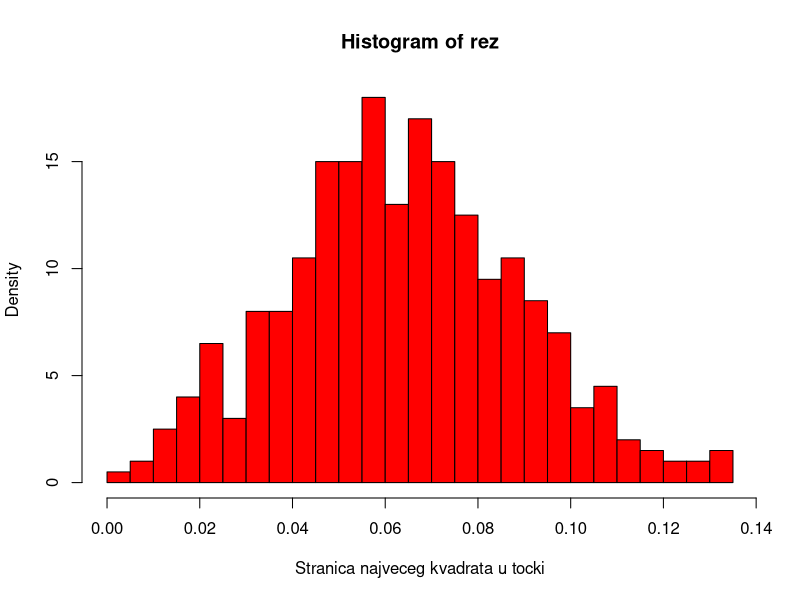
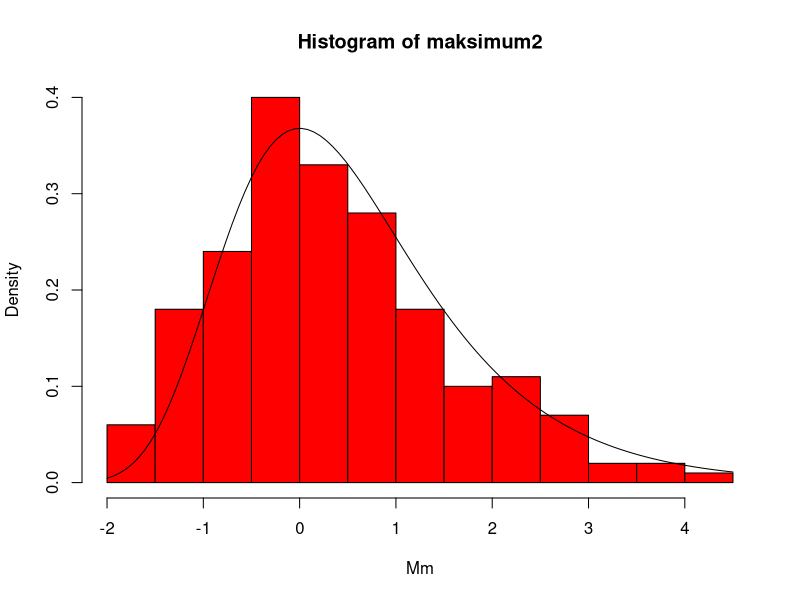

R code for these plots, in order:
pY=runif(400,0,1)   ## Simuliramo 400 y koordinata iz uniforme razdiobe
pY=sort(pY)         ## Sortiramo y koordinate (ovo je pretpostavka algoritma)
pX=runif(400,0,1)   ## Simuliramo 400 x koordinata iz uniforme razdiobe
rez=c()             ## Vektor u koji cemo na mjesto rez[i] spremati stranicu najveceg kvadrata iz tocke (pX[i],pY[i])


for(i in 1:399)     ## Ovo je glavni algoritam koji je detaljno opisan u PDF-u 
{
  M=1-pY[i]
  L=0
  R=1
 
     for(j in (i+1):400 )
     { 
       if(pY[j]!=pY[i])
        {   
          if(pX[j]<=pX[i])
            L=max(pX[j],L)
          else
            R=min(pX[j],R)
        }
       
        val=max(R-L,pY[j]-pY[i])
        M=min(val,M)

     }
       
  rez[i]=M

}

rez[400]=(1-pY[400])


hist(rez,probability=TRUE,col="red",xlab=
       "Stranica najveceg kvadrata u tocki",breaks=20) ## Histogram dobivenih vrijednosti iz vektora rez



n=400
m=200                     ## Odabrane vrijednosti n i m

maksimum=c()              ## Vektor u koji na mjestu maksimum[i] spremamo vrijednost M_m za m-tu simulaciju

for(k in 1:m)             ## Iteriramo postupak od ranije m puta
{
  pY=runif(n,0,1)
  pY=sort(pY)
  pX=runif(n,0,1)
  rez=c()
  
  
  for(i in 1:(n-1))
  {
    M=1-pY[i]
    L=0
    R=1
  
    for(j in (i+1):n )
    { 
      if(pY[j]!=pY[i])
      {   
        if(pX[j]<=pX[i])
          L=max(pX[j],L)
        else
          R=min(pX[j],R)
      }
    
      val=max(R-L,pY[j]-pY[i])
      M=min(val,M)
    }
  
    rez[i]=M
  
  }
  
  rez[n]=(1-pY[n])
  
  
  maksimum[k]=max(rez)
  
  }
  



maksimum2=n*maksimum*maksimum -log(n) -log(log(n))         ## U vektor maksimum2 spremamo zadanu transformaciju vektora maksimum
hist(maksimum2,probability=TRUE,col="red",xlab="Mm")       ## Histogram vrijednosti vektora maksimum2
GumbelDens=function(x){exp(-(x+exp(-x)))}                  ## U varijablu GumbelDens spremamo funkciju gustoće Gumbelove razdiobe
curve(GumbelDens,add=TRUE)                                 ## Graf te funkcije dodajemo na histogram 


GumbelDistr=function(x){exp(-exp(-x))}                     ## U varijablu GumbelDistr spremamo funkciju distribucije Gumbelove razdiobe 
ks.test(maksimum2,"GumbelDistr",alternative="two.sided")   ## Uspoređujemo nase podatke s Gumbelovom razdiobom pomoću K-S testa
